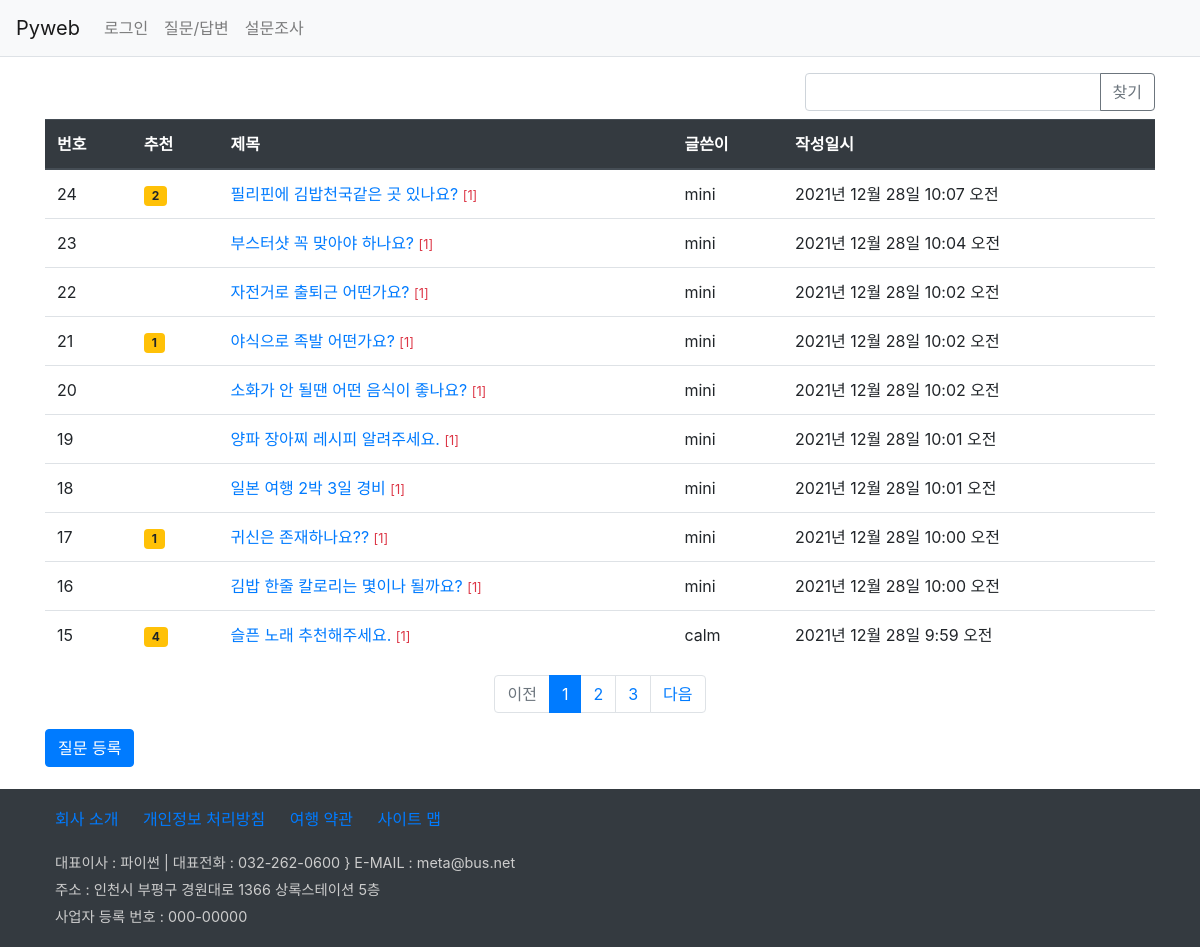
The page /board/boardlist/ on the database as committed earlier.
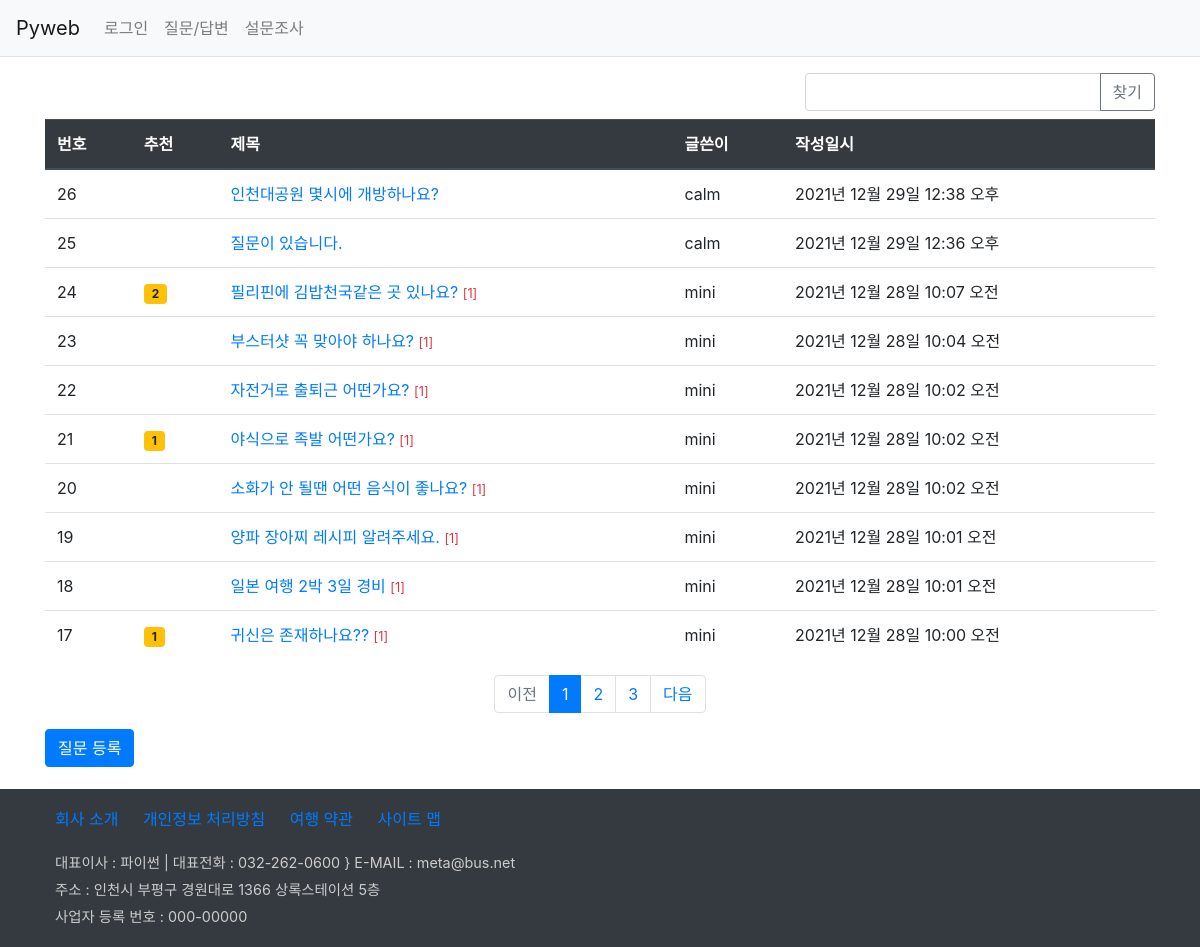
The same page on the database as committed later.
### board/models.py (models this page shows, shortened)
class Question(models.Model):
    author = models.ForeignKey(User, on_delete=models.CASCADE, related_name='author_question')
    subject = models.CharField(max_length=100)  #제목 칼럼
    content = models.TextField()                #질문 내용
    create_date = models.DateTimeField()        #질문 작성일
    modify_date = models.DateTimeField(null=True, blank=True)  #질문 수정일
    voter = models.ManyToManyField(User, related_name='voter_question')        #추천수

### board/views/base_views.py (the view, shortened to what this page needs)
# urls.py: path('boardlist/', base_views.boardlist, name='boardlist'),
def boardlist(request):
    page = request.GET.get('page', 1)  #127.0.0.1:8000/ 기본 1페이지임
    kw = request.GET.get('kw', '')  # 검색어 가져오기
    question_list = Question.objects.order_by('-create_date')#작성일 내림차순
    paginator = Paginator(question_list, 10) #페이지당 10개씩 설정
    page_obj = paginator.get_page(page)    #페이지 가져오기
    context = {'question_list':page_obj, 'page':page, 'kw':kw}
    return render(request, 'board/question_list.html', context)

### board/templatetags/board_filter.py (called while the page is built)
@register.filter
def sub(value, arg):   #기존값(value)에서 arg를 빼서 반환함
    return value - arg

### templates/board/question_list.html (shortened to what this page needs)
{% extends 'base.html' %}
{% load board_filter %}
{% block content %}
<div class="container my-3">
    <section>
        <div class="row justify-content-end mb-2">
            <div class="col-4 input-group">
                <input type="text" class="kw form-control" value="{{ kw|default_if_none:'' }}">
                <div class="input-group-append">
                <button type="button" id="btn_search"
                        class="btn btn-outline-secondary">찾기</button>
                </div>
            </div>
        </div>
        <table class="table">
            <thead class="thead-dark">
                <tr>
                    <th>번호</th><th>추천</th><th>제목</th><th>글쓴이</th><th>작성일시</th>
                </tr>
            </thead>
            <tbody>
                {% if question_list %}
                    {% for question in question_list  %}
                    <tr>
                        <td>{{ question_list.paginator.count|sub:question_list.start_index|sub:forloop.counter0|add:1 }}</td>
                        <td>
                            {% if question.voter.all.count > 0 %}
                            <span class="badge badge-warning px-2 py-1">
                                {{ question.voter.all.count }}
                            </span>
                            {% endif %}
                        </td>
                        <td>
                            <a href="{% url 'board:detail' question.id %}">
                                {{ question.subject }}
                            </a>
                            {% if question.answer_set.count > 0 %}
                              <span class="text-danger small">[{{ question.answer_set.count }}]</span>
                            {% endif %}
                        </td>
                        <td>{{ question.author }}</td>
                        <td>{{ question.create_date }}</td>
                    </tr>
                    {% endfor %}
                {% else %}
                <p>질문이 없습니다.</p>
                {% endif %}
            </tbody>
        </table>
        <ul class="pagination justify-content-center">
            {% if question_list.has_previous %}
            <li class="page-item">
                <a class="page-link" href="#"
                    data-page="{{ question_list.previous_page_number }}">이전</a>
            </li>
            {% else %}
            <li class="page-item disabled">
                <a class="page-link" href="#">이전</a>
            </li>
            {% endif %}
            {% for page_number in question_list.paginator.page_range %}
                {% if page_number == question_list.number %}
                <li class="page-item active">
                    <a class="page-link" href="#"
                       data-page="{{ page_number }}">{{ page_number }}</a>
                </li>
                {% else %}
                <li class="page-item">
                    <a class="page-link" href="#"
                       data-page="{{ page_number }}">{{ page_number }}</a>
                </li>
                {% endif %}
            {% endfor %}
            {% if question_list.has_next %}
            <li class="page-item">
                <a class="page-link" href="#"
                data-page="{{ question_list.next_page_number }}">다음</a>
            </li>
            {% else %}
            <li class="page-item disabled">
                <a class="page-link" href="#">다음</a>
            </li>
            {% endif %}
        </ul>
        <a class="btn btn-primary"
           href="{% url 'board:question_create' %}">질문 등록</a>
    </section>
</div>
{% endblock %}

Rows that differ between the two databases and show on the page:
no longer on this page (row unchanged): Question: paginator.count|sub "16", subject "김밥 한줄 칼로리는 몇이나 될까요?", answer_set.count "1", author "mini", create_date "2021년 12월 28일 10:00 오전"
no longer on this page (row unchanged): Question: paginator.count|sub "15", voter.all.count "4", subject "슬픈 노래 추천해주세요.", answer_set.count "1", author "calm", create_date "2021년 12월 28일 9:59 오전"
added Question: paginator.count|sub "26", subject "인천대공원 몇시에 개방하나요?", author "calm", create_date "2021년 12월 29일 12:38 오후"
added Question: paginator.count|sub "25", subject "질문이 있습니다.", author "calm", create_date "2021년 12월 29일 12:36 오후"
